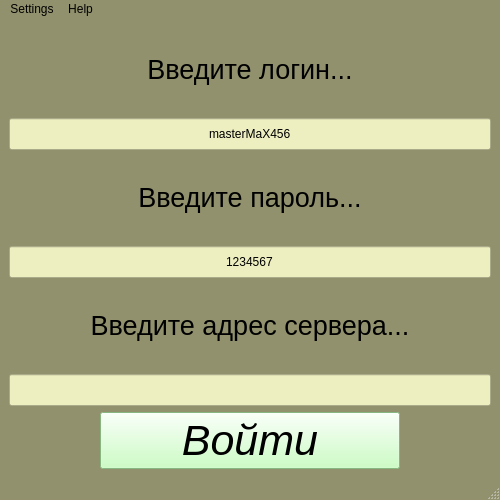
<?xml version="1.0" encoding="UTF-8"?>
<ui version="4.0">
 <class>MainWindow</class>
 <widget class="QMainWindow" name="MainWindow">
  <property name="geometry">
   <rect>
    <x>0</x>
    <y>0</y>
    <width>500</width>
    <height>500</height>
   </rect>
  </property>
  <property name="font">
   <font>
    <pointsize>32</pointsize>
   </font>
  </property>
  <property name="cursor">
   <cursorShape>ForbiddenCursor</cursorShape>
  </property>
  <property name="windowTitle">
   <string>MainWindow</string>
  </property>
  <property name="styleSheet">
   <string notr="true">
QMainWindow{
background-color: rgb(145, 145, 109);
}
QLabel{
font: italic 20pt &quot;Arial&quot;;
}
QWidget#centralwidget{
background-color: rgb(145, 145, 109);
}
QLineEdit{
background-color: rgb(237, 239, 192);
	alternate-background-color: rgb(203, 203, 203);
	font: 75 24pt &quot;Arial&quot;;
padding: 7px;
}
QPushButton{
background-color: rgb(190, 255, 180);
	border-color: rgb(102, 101, 70);
	selection-background-color: rgb(161, 155, 93);
	font: 75 italic 32pt &quot;Arial&quot;;
}
QMenuBar{
background-color: rgb(145, 145, 109);
	font: 10pt &quot;Arial&quot;;
}</string>
  </property>
  <widget class="QWidget" name="centralwidget">
   <layout class="QVBoxLayout" name="verticalLayout">
    <item>
     <widget class="QLabel" name="label">
      <property name="text">
       <string>&lt;html&gt;&lt;head/&gt;&lt;body&gt;&lt;p&gt;&lt;span style=&quot; font-size:20pt;&quot;&gt;Введите логин...&lt;/span&gt;&lt;/p&gt;&lt;/body&gt;&lt;/html&gt;</string>
      </property>
      <property name="alignment">
       <set>Qt::AlignCenter</set>
      </property>
     </widget>
    </item>
    <item>
     <widget class="QLineEdit" name="lineEdit">
      <property name="text">
       <string>masterMaX456</string>
      </property>
      <property name="alignment">
       <set>Qt::AlignCenter</set>
      </property>
     </widget>
    </item>
    <item>
     <widget class="QLabel" name="label_2">
      <property name="text">
       <string>&lt;html&gt;&lt;head/&gt;&lt;body&gt;&lt;p&gt;&lt;span style=&quot; font-size:20pt;&quot;&gt;Введите пароль...&lt;/span&gt;&lt;/p&gt;&lt;/body&gt;&lt;/html&gt;</string>
      </property>
      <property name="alignment">
       <set>Qt::AlignCenter</set>
      </property>
     </widget>
    </item>
    <item>
     <widget class="QLineEdit" name="lineEdit_2">
      <property name="text">
       <string>1234567</string>
      </property>
      <property name="alignment">
       <set>Qt::AlignCenter</set>
      </property>
     </widget>
    </item>
    <item>
     <widget class="QLabel" name="label_3">
      <property name="text">
       <string>&lt;html&gt;&lt;head/&gt;&lt;body&gt;&lt;p&gt;&lt;span style=&quot; font-size:20pt;&quot;&gt;Введите адрес сервера...&lt;/span&gt;&lt;/p&gt;&lt;/body&gt;&lt;/html&gt;</string>
      </property>
      <property name="alignment">
       <set>Qt::AlignCenter</set>
      </property>
     </widget>
    </item>
    <item>
     <widget class="QLineEdit" name="lineEdit_3">
      <property name="alignment">
       <set>Qt::AlignCenter</set>
      </property>
     </widget>
    </item>
    <item>
     <layout class="QHBoxLayout" name="horizontalLayout">
      <item>
       <widget class="QPushButton" name="pushButton">
        <property name="sizePolicy">
         <sizepolicy hsizetype="Fixed" vsizetype="Fixed">
          <horstretch>0</horstretch>
          <verstretch>0</verstretch>
         </sizepolicy>
        </property>
        <property name="minimumSize">
         <size>
          <width>300</width>
          <height>0</height>
         </size>
        </property>
        <property name="maximumSize">
         <size>
          <width>300</width>
          <height>16777215</height>
         </size>
        </property>
        <property name="font">
         <font>
          <family>Arial</family>
          <pointsize>32</pointsize>
          <weight>9</weight>
          <italic>true</italic>
          <bold>false</bold>
         </font>
        </property>
        <property name="cursor">
         <cursorShape>WaitCursor</cursorShape>
        </property>
        <property name="text">
         <string>Войти</string>
        </property>
       </widget>
      </item>
     </layout>
    </item>
   </layout>
  </widget>
  <widget class="QMenuBar" name="menubar">
   <property name="geometry">
    <rect>
     <x>0</x>
     <y>0</y>
     <width>500</width>
     <height>22</height>
    </rect>
   </property>
   <widget class="QMenu" name="menuSettings">
    <property name="title">
     <string>Settings</string>
    </property>
   </widget>
   <widget class="QMenu" name="menuHelp">
    <property name="title">
     <string>Help</string>
    </property>
   </widget>
   <addaction name="menuSettings"/>
   <addaction name="menuHelp"/>
  </widget>
  <widget class="QStatusBar" name="statusbar"/>
 </widget>
 <resources/>
 <connections/>
</ui>
